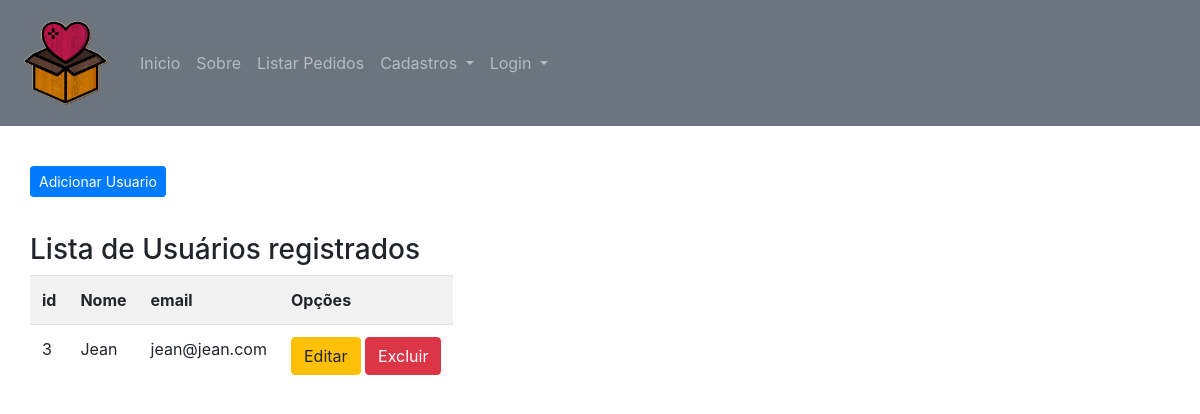
The app's page /listar/usuario/, older data.
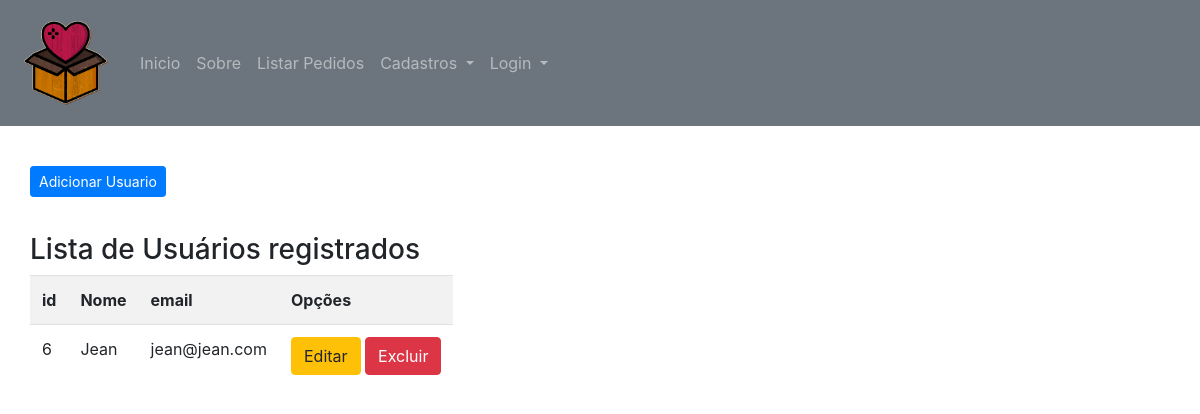
The same page, newer data.
### doacao/models.py (models this page shows, shortened)
class Usuario(models.Model):
   nome = models.CharField(max_length = 100, verbose_name="Nome")
   email = models.CharField(max_length= 100, verbose_name="e-mail")

### doacao/views.py (the view)
# urls.py: path('listar/usuario/', Usuariolist.as_view(), name="listar-usuario"),
class Usuariolist(ListView):
   model = Usuario
   template_name = 'listarusuario.html'

### doacao/templates/listarusuario.html
{% extends 'base.html' %}
{% load static %}
{% load crispy_forms_tags %}
{% block conteudo %}
<h3>
    <a href="{% url 'cadastrar-usuario' %}" class="btn btn-primary btn-sm float-left">Adicionar Usuario</a>
    <br>
    <br>
    Lista de Usuários registrados
    <br>
</h3>
<table class="table table-striped">
    <tr>
        <th>id</th>
        <th>Nome</th>
        <th>email</th>
        <th>Opções</th>
    </tr>
    {% for usuario in object_list %}
    <tr>
        <td>{{usuario.id}}</td>
        <td>{{usuario.nome}}</td>
        <td>{{usuario.email}}</td>
        <td>
            <a href="{% url 'deletar-usuario' usuario.pk %}" class="btn btn-warning">Editar</a>
            <a href="{% url 'deletar-usuario' usuario.pk %}" class="btn btn-danger">Excluir</a>
        </td>
    </tr>
    {% empty %}
    <tr>
        <td colspan="3">Nenhuma usuario cadastrada!</td>
    </tr>
    {% endfor %}
</table>
{% endblock %}

Row changes from the older to the newer data that the page shows:
removed Usuario: id "3", nome "Jean", email "jean@jean.com"
added Usuario: id "6", nome "Jean", email "jean@jean.com"
